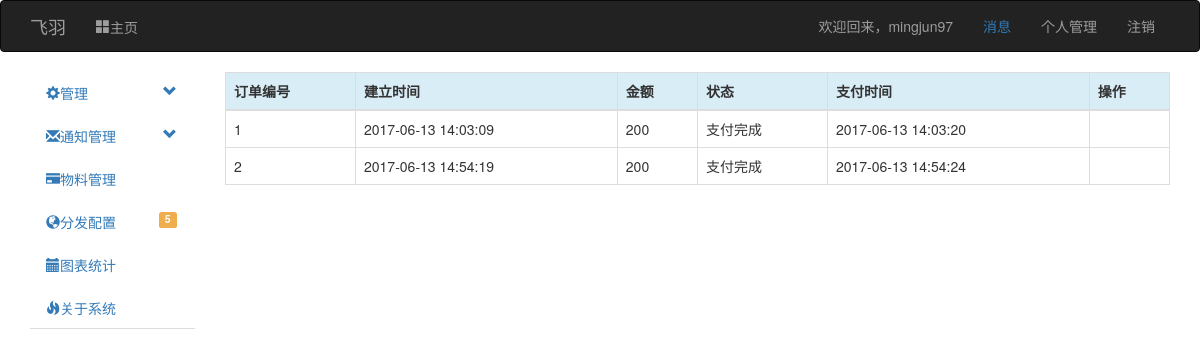
Before: /charge_billing (signed in) with the older database file.
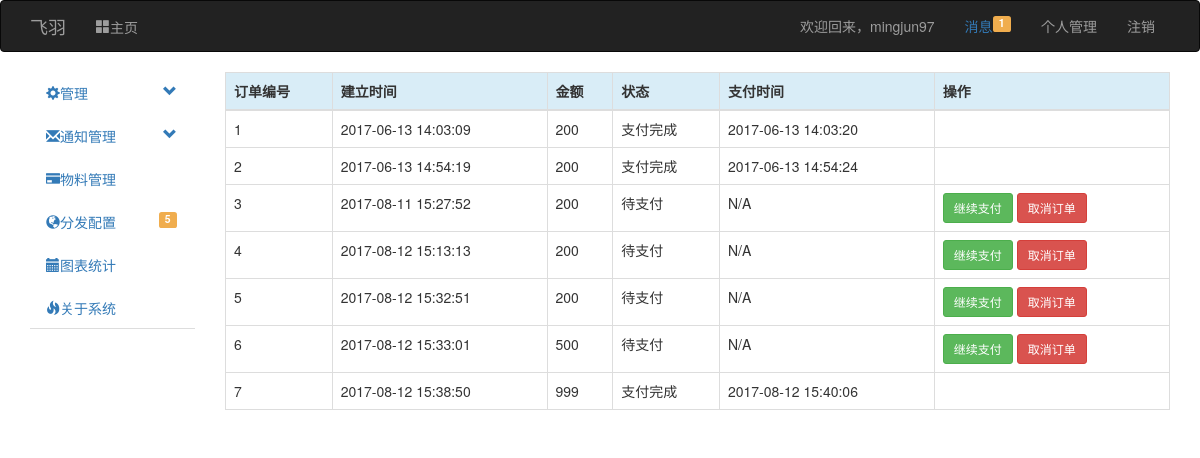
After: the same page with the newer database file.
### app/models.py (models this page shows, shortened)
class User(UserMixin, db.Model):
    __tablename__ = 'users'
    uid = db.Column(db.Integer, primary_key=True)
    username = db.Column(db.String(128))
    password_hash = db.Column(db.String(128))
    password_change_time = db.Column(db.Integer, default=0)
    email = db.Column(db.String(128))
    telephone = db.Column(db.String(11))
    role_id = db.Column(db.Integer)
    log_level = db.Column(db.Integer)
    email_confirmed = db.Column(db.Boolean, default=False)
    telephone_confirmed = db.Column(db.Boolean, default=False)
    telephone_confirmed_code = db.Column(db.String(6))
    telephone_confirmed_code_time = db.Column(db.Integer, default=0)
    balance = db.Column(db.Integer, default=0)
    last_login_time = db.Column(db.Integer, default=time.time)
    this_login_time = db.Column(db.Integer, default=time.time)
    useful_token = db.Column(db.String(256), default=0)
    owned_group_id = db.relationship('Group', backref='Owner')
    charge_billing = db.relationship('ChargeRecord', backref='User')
    student_card = db.Column(db.String(128), default='NULL')
    student_auth = db.Column(db.Boolean, default=False)
    balance_billing = db.relationship('Billing', backref='User')
    personal_message = db.relationship('PersonalMessage', backref='To', lazy='dynamic',
                                       primaryjoin='PersonalMessage.rec_id==User.uid')
    @property
    def password(self):
        raise AttributeError('密码非可读属性！')

class Billing(db.Model):
    __tablename__ = 'money_billings'
    id = db.Column(db.Integer, primary_key=True)
    create_time = db.Column(db.Integer, default=time.time)
    finish_time = db.Column(db.Integer, default=0)
    status = db.Column(db.Integer, default=1)
    user_id = db.Column(db.Integer, db.ForeignKey('users.uid'))
    amount = db.Column(db.Integer)
    token = db.Column(db.String(128))

### app/manage/views.py (the view)
@manage.route("/charge_billing")
@login_required
def view_billings():
    bill = Billing.query.filter_by(User=current_user).all()
    return render_template("manage/view_billings.html", bill=bill)

### app/manage/__init__.py (called while the page is built)
@manage.app_context_processor
def inject_base64():
    b = base64.b64encode
    str1 = str
    fmttimestamp = f2t
    return dict(b=b, str=str1, fmttime=fmttimestamp)

def f2t(timestamp):
    x = time.localtime(timestamp)
    return time.strftime('%Y-%m-%d %H:%M:%S', x)

### app/manage/views.py (called while the page is built)
@manage.before_app_request
def before_request():
    if request.endpoint is None:
        abort(404)
    if current_user.is_authenticated \
    and not (current_user.email_confirmed or current_user.telephone_confirmed) \
    and request.endpoint[:5] != 'auth.' \
    and request.endpoint[:14] != 'manage.confirm' \
    and request.endpoint[:19] != 'manage.unconfirmed' \
    and request.endpoint != 'static' \
    and request.endpoint != 'api_v1.get_message' \
    and request.endpoint[:15] != 'manage.confirm_':
        print(request.endpoint[:16])
        return redirect(url_for('manage.unconfirmed'))

### app/models.py (called while the page is built)
@login_manager.user_loader
def load_user(user_id):
    return User.query.get(int(user_id))

### app/templates/manage/view_billings.html
{% extends "base.html" %}
{% block page_content %}
    <table class="table table-bordered table-responsive">
      <thead>
        <tr class="info">
          <th>订单编号</th>
          <th>建立时间</th>
          <th>金额</th>
            <th>状态</th>
            <th>支付时间</th>
            <th>操作</th>
        </tr>
      </thead>
      <tbody>
        {% for bills in bill %}
            <tr>
                <td>{{ bills.id }}</td>
                <td> {{ fmttime(bills.create_time) }}</td>
                <td>{{ bills.amount }}</td>
                <td>{% if bills.status == 1 %} 待支付{% elif bills.status == 2 %} 支付完成{% else %} 已取消 {% endif %}</td>
                <td>{% if bills.finish_time != 0 %}{{ fmttime(bills.finish_time) }}{% else %}N/A{% endif %}</td>
                <td>{% if bills.status == 1 %}<a class="btn btn-success btn-sm" href="#">继续支付</a>
                    <a class="btn btn-danger btn-sm" href="#">取消订单</a>{% endif %} </td>
            </tr>
        {% else %}
            <td colspan="999"><div class="text-center"><a href="{{ url_for("manage.create_group") }}" class="btn btn-primary">创建新圈子</a></div></td>
        {% endfor %}
      </tbody>
    </table>
{% endblock %}

### app/templates/base.html (shortened to what this page needs)
{% extends "bootstrap/base.html" %}
{% block navbar %}
<div class="navbar navbar-inverse" role="navigation">
    <div class="container">
        <div class="navbar-header">
            <a class="navbar-brand" href="/">飞羽</a>
        </div>
        <div class="navbar-collapse collapse">
            <ul class="nav navbar-nav">
                <li class="{% if request.endpoint == 'manage.index' %}active{% endif %}"><a href="/"><i class="glyphicon glyphicon-th-large">主页</i></a></li>
            </ul>
            <ul class="nav navbar-nav navbar-right">
                {% if current_user.is_authenticated %}
                <li><span class="navbar-text">欢迎回来，<a class="navbar-link" href="{{ url_for('manage.console') }}">{{ current_user.username }}</a></span></li>
                    <li><span class="navbar-text"><a href="#">消息{% if current_user.personal_message.filter_by(status=0).count() != 0 %}<span class="label label-warning pull-right">{{ current_user.personal_message.filter_by(status=0).count() }}</span>{% endif %}</a> </span></li>
                    <li><a href="{{ url_for('manage.user_info') }}">个人管理</a> </li>
                <li><a href="{{ url_for('auth.logout') }}">注销</a></li>
                {% else %}
                <li><a href="{{ url_for('auth.login') }}">登录</a></li>
                <li><a href="{{ url_for('auth.reg') }}">注册</a></li>
                {% endif %}
            </ul>
        </div>
    </div>
</div>
{% endblock %}
{% block content %}
    <div class="container">
        <div class="row">
            {% if current_user.is_authenticated and request.endpoint != 'manage.index' %}
            <div class="col-md-2">
                <ul id="main-nav" class="nav nav-tabs nav-stacked" style="">
                    <li>
                        <a href="#systemSetting" class="nav-header collapsed" data-toggle="collapse">
                            <i class="glyphicon glyphicon-cog"></i>管理
                            <span class="pull-right glyphicon glyphicon-chevron-down"></span>
                            </a>
                    </li>
                    <li>
                        <a href="#messageManager" class="nav-header collapsed" data-toggle="collapse">
                            <i class="glyphicon glyphicon-envelope"></i>通知管理
                            <span class="pull-right glyphicon glyphicon-chevron-down"></span>
                            </a>
                    </li>
                    <li>
                        <a href="./plans.html"><i class="glyphicon glyphicon-credit-card"></i>物料管理</a>
                    </li>
                    <li><a href="./grid.html"><i class="glyphicon glyphicon-globe"></i>分发配置
                    <span class="label label-warning pull-right">5</span>
                    </a>
                    </li>
                    <li><a href="./charts.html"><i class="glyphicon glyphicon-calendar"></i>图表统计</a>
                    </li>
                    <li>
                    <a href="#"><i class="glyphicon glyphicon-fire"></i>关于系统</a>
                    </li>
                </ul>
            </div>
            {% endif %}
        <div class="col-md-10">
            {% block page_content %} {% endblock %}
        </div>
    </div>
</div>
{% endblock %}

Changed rows visible on the page:
added Billing: id "3", create_time "2017-08-11 15:27:52", amount "200", status "待支付", finish_time "N/A"
added Billing: id "4", create_time "2017-08-12 15:13:13", amount "200", status "待支付", finish_time "N/A"
added Billing: id "5", create_time "2017-08-12 15:32:51", amount "200", status "待支付", finish_time "N/A"
added Billing: id "6", create_time "2017-08-12 15:33:01", amount "500", status "待支付", finish_time "N/A"
added Billing: id "7", create_time "2017-08-12 15:38:50", amount "999", status "支付完成", finish_time "2017-08-12 15:40:06"
Other visible differences:
{{ current_user.personal_message.filter_by(status=0).count() }}: (not shown) → "1"
